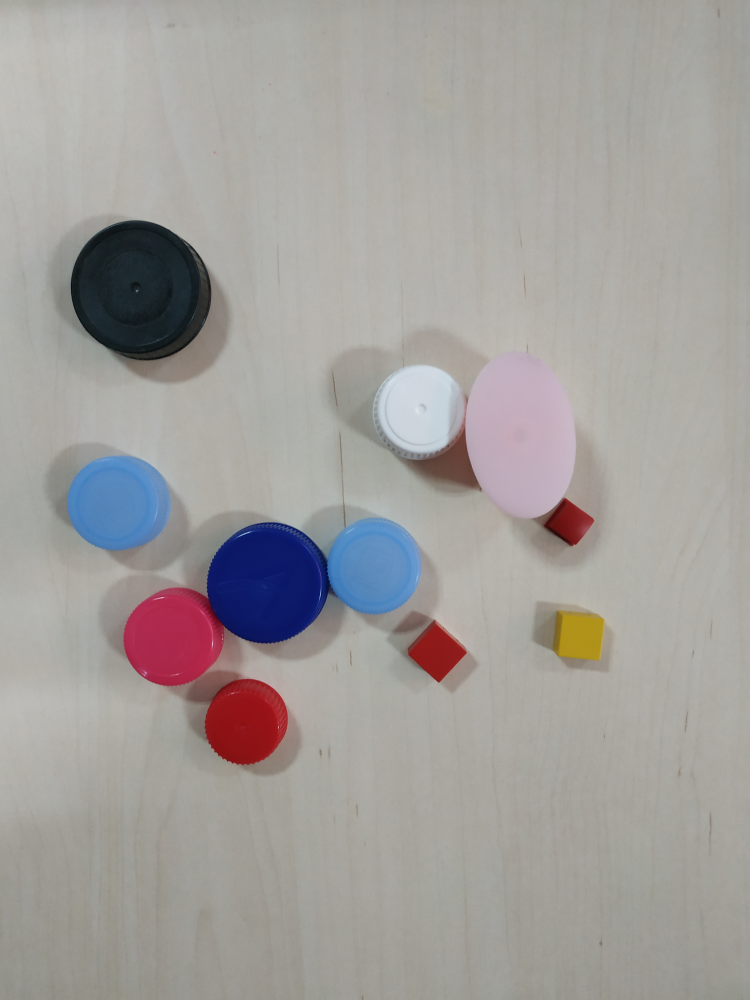
#> input picture final_project_imgs/2.jpg, 3000 x 4000 px, found by its file name (shown at 1/4 size)
$ python Tapones.py
#> lines starting #> are read from the running program, lines starting #| are printed output that depends on the picture; after the words box and inside, x2 and y2 are one past the last pixel; in counts of white or black regions, pixels touching at a corner belong together
import cv2
import matplotlib.pyplot as plt
import numpy as np

def bwareaopen(img, min_size, connectivity=8):
        """Remove small objects from binary image (approximation of
        bwareaopen in Matlab for 2D images).

        Args:
            img: a binary image (dtype=uint8) to remove small objects from
            min_size: minimum size (in pixels) for an object to remain in the image
            connectivity: Pixel connectivity; either 4 (connected via edges) or 8 (connected via edges and corners).

        Returns:
            the binary image with small objects removed
        """

        # Find all connected components (called here "labels")
        num_labels, labels, stats, centroids = cv2.connectedComponentsWithStats(
            img, connectivity=connectivity)

        # check size of all connected components (area in pixels)
        for i in range(num_labels):
            label_size = stats[i, cv2.CC_STAT_AREA]

            # remove connected components smaller than min_size
            if label_size < min_size:
                img[labels == i] = 0

        return img

def rellenar_agujeros(img):
    alto,ancho = img.shape
    mask = np.zeros((alto+2, ancho+2), np.uint8)        # Mask used to flood filling.
    im_floodfill = img.copy()                         # Copy the thresholded image.
    cv2.floodFill(im_floodfill, mask, (0,0), 255);      # Floodfill from point (0, 0)
    im_floodfill_inv = cv2.bitwise_not(im_floodfill)    # Invert floodfilled image
    img = img | im_floodfill_inv                    # Combine the two images to get the foreground.
    return img

def distanciaColor(imagen,pixel,color):
    """ Devuelve la 'distancia de color' que existe entre
    el color de un píxel de la imagen y un color determinado.
        - imagen
        - pixel: tupla con los valores (j,i)
        - color: tupla con los valores (B,G,R)
    """
    exponente = 2
    colorPixel = imagen[pixel[1],pixel[0]]
    distancia = ((colorPixel[0]-color[0])**exponente+
                 (colorPixel[1]-color[1])**exponente+
                 (colorPixel[2]-color[2])**exponente)**(1/exponente)
    return distancia

# # PROBLEMAS:
# - Algunas sombras --> O cambiar la segmentación o limpiar pixeles de color cercano al de las sombras
# - Algunos bordes --> usar algo como clearborders
# - Limpiar algunos objetos pequeños

# Ruta de la imagen
numeroFoto = 2
ruta = "/home/siali/Github/FormacionSiali/Artificial-Vision/Proyecto_Tapones/final_project_imgs/" + str(numeroFoto) + ".jpg"

# Leer la imagen, pasar a RGB, copiar y sacar las dimensiones
imagen = cv2.imread(ruta)
#> imagen is the input picture: shape (4000, 3000, 3); mean B, G, R 156, 158.6, 161.9
imagen = cv2.cvtColor(imagen,cv2.COLOR_BGR2RGB)
alto,ancho,_ = imagen.shape

# Reescalado de la imagen
imagen = cv2.resize(imagen,(round(ancho/4),round(alto/4)))
#> imagen: shape (1000, 750, 3)
copia = imagen.copy()
alto,ancho,_ = copia.shape

# Imagen de bordes
bordes = cv2.Canny(copia,100,200)
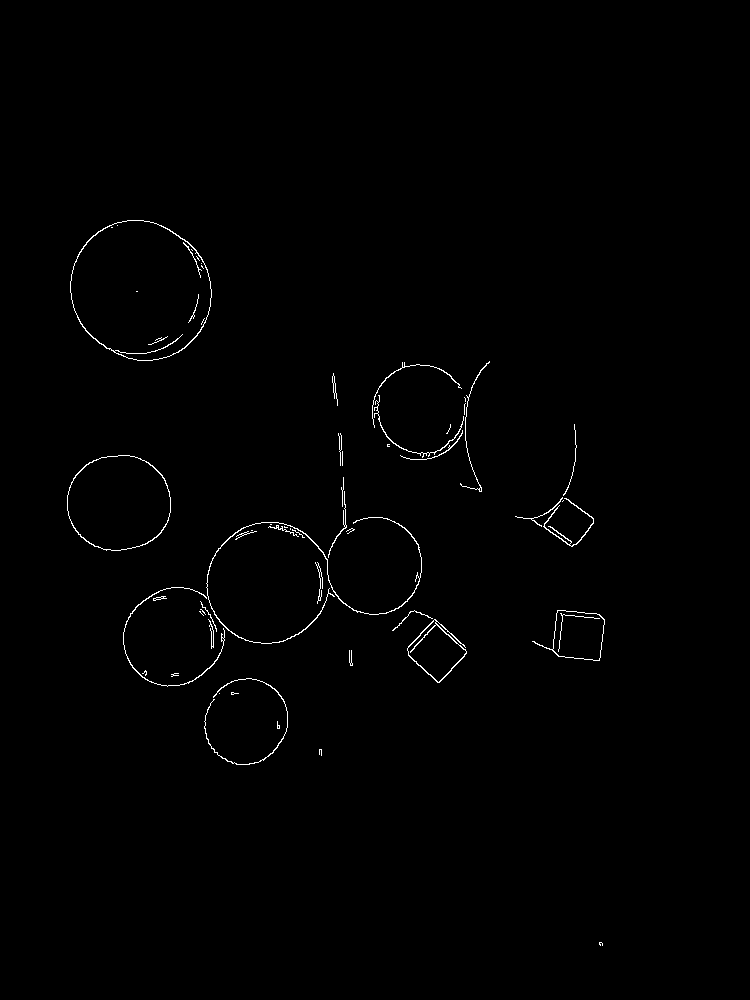
#> bordes: shape (1000, 750); 0.66% white in thin lines or dots, all inside (x1, y1, x2, y2) = (67, 220, 605, 946)

# Dilatación de bordes
tam_mask = 3
mask_dil = np.ones((tam_mask,tam_mask),np.uint8)
bordes = cv2.dilate(bordes,mask_dil,iterations=2)
#> bordes: shape (1000, 750); 3.3% white; 19 white regions, largest, box (x1, y1, x2, y2) and area: (121, 475, 424, 689) 7685, (68, 218, 214, 363) 3610, (370, 359, 492, 494) 3284
cv2.imshow("bordes",bordes)


# [10 lines of commented-out code are left out]
tam = 10
kernel = np.ones((tam, tam),np.float32)/tam**2 # area to calculate the average
copia = cv2.filter2D(copia,-1, kernel)  # src, depth(-1 same as the src), area

# Comprobación de las matrices HSV para ver con cual segmentar
hsv = cv2.cvtColor(copia,cv2.COLOR_RGB2HSV)
#> hsv: shape (1000, 750, 3); mean H, S, V 35.7, 24.3, 165.9
h,s,v = cv2.split(hsv)
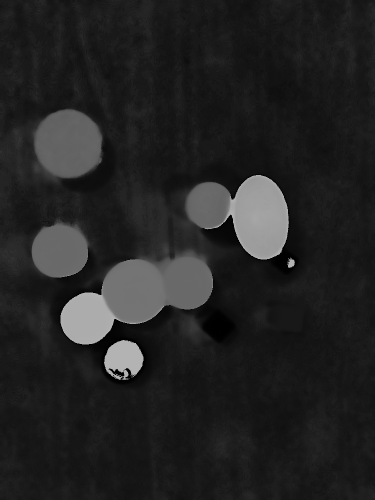
#> h: shape (1000, 750) (shown at 1/2 size); min 0, max 179, mean 35.7
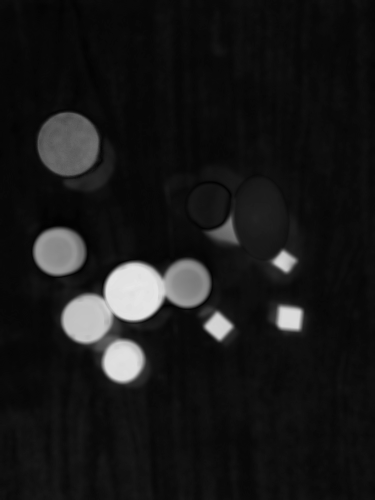
#> s: shape (1000, 750) (shown at 1/2 size); min 0, max 231, mean 24.3

# # Representación de las matrices HSV
# fig, axes = plt.subplots(1, 3, figsize=(100, 125))
# axes[0].imshow(h, cmap='gray')
# axes[0].set_title('H')
# axes[1].imshow(s, cmap='gray')
# axes[1].set_title('S')
# axes[2].imshow(v, cmap='gray')
# axes[2].set_title('V')
# plt.show()

# Segmentación con la suma de los canales H y S
copia = cv2.bitwise_or(h,s)
#> copia: shape (1000, 750)

# [8 lines of commented-out code are left out]
umbral = 100
_,copia = cv2.threshold(copia,umbral,255,cv2.THRESH_BINARY)
#> copia: shape (1000, 750); 11.2% white; 21 white regions (13 under 20 px), largest, box (x1, y1, x2, y2) and area: (121, 514, 426, 689) 29910, (376, 350, 593, 545) 22737, (73, 223, 201, 354) 10506

# Relleno de agujeros
copia = rellenar_agujeros(copia)
#> in rellenar_agujeros, `cv2.floodFill(im_floodfill, mask, (0,0), 255);`:
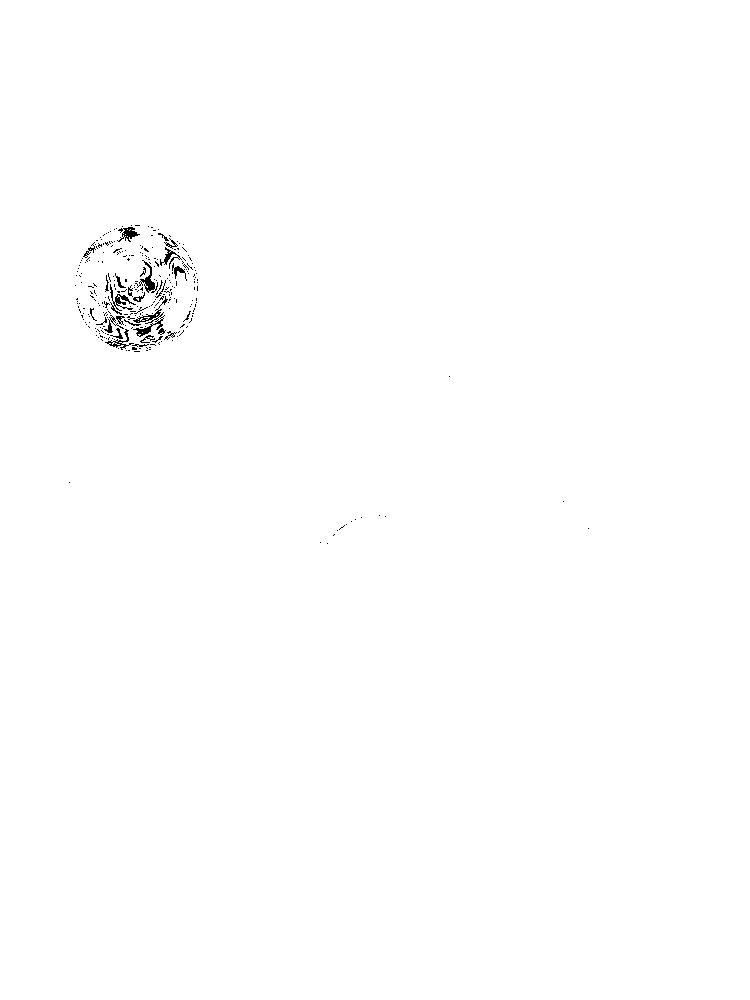
#> im_floodfill: shape (1000, 750); 99.7% white; black in thin lines or dots, all inside (x1, y1, x2, y2) = (69, 225, 589, 544)

# Erosion
tam_mask = 3
mask_erosion = np.ones((tam_mask,tam_mask),np.uint8)
copia = cv2.erode(copia,mask_erosion,iterations=2)
#> copia: shape (1000, 750); 10.4% white; 8 white regions, largest, box (x1, y1, x2, y2) and area: (123, 516, 424, 687) 27787, (379, 352, 590, 543) 20696, (76, 226, 199, 352) 12034

notBordes = cv2.bitwise_not(bordes)

copia = cv2.bitwise_and(copia,notBordes)
#> copia: shape (1000, 750); 9% white; 30 white regions (16 under 20 px), largest, box (x1, y1, x2, y2) and area: (468, 352, 574, 516) 13454, (76, 226, 199, 351) 11682, (210, 525, 325, 641) 9611

copia = bwareaopen(copia,ancho*alto*.0005)
#> in bwareaopen, `num_labels, labels, stats, centroids = cv2.connectedComponentsWithStat..`:
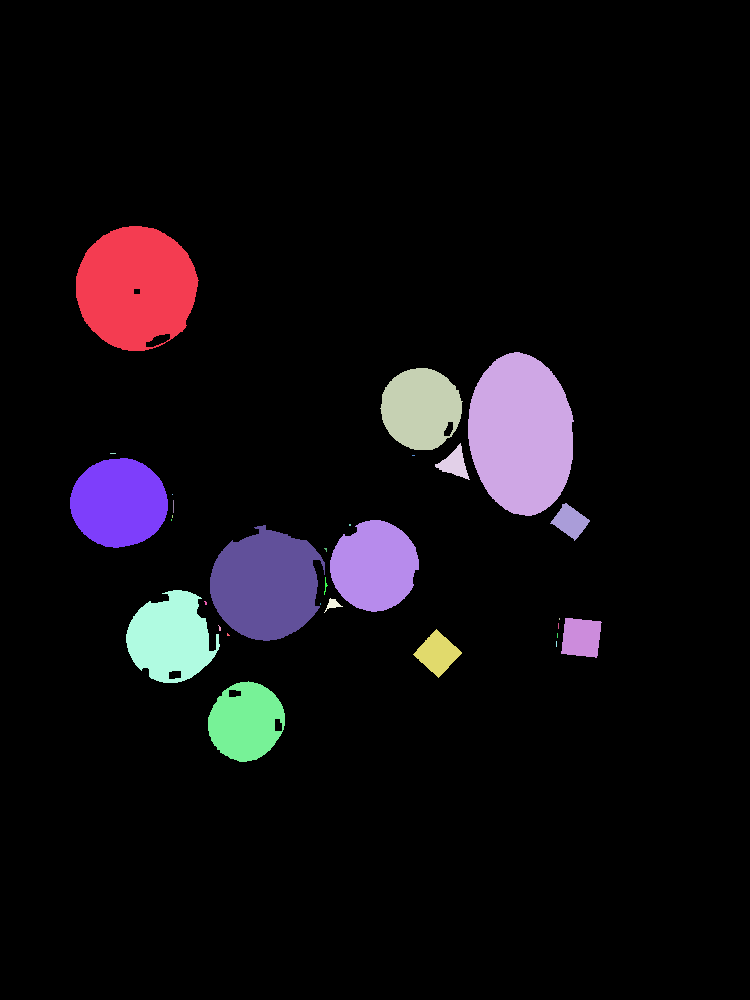
#> labels: shape (1000, 750) int32; 31 distinct labels, from 0 to 30; one colour per label, 0 black
#> in bwareaopen, `num_labels, labels, stats, centroids = cv2.connectedComponentsWithStat..`: num_labels = 31; stats = 31 rows, first 6: [0, 0, 750, 1000, 682603], [76, 226, 123, 125, 11682], [468, 352, 106, 164, 13454], [380, 368, 83, 82, 5134], [435, 443, 35, 37, 568], [110, 453, 6, 1, 6]; centroids = 31 pairs, first value 112.5 to 580.9, second value 287 to 721.5
#> the loop in bwareaopen, `for i in range(num_labels):` made 31 passes
#> label_size on passes 1 to 8: 682603, 11682, 13454, 5134, 568, 6, 3, 6843

# [10 lines of commented-out code are left out]

tapones = []
colores = {"Blanco": (255,255,255),"Negro": (0,0,0),"Azul": (255,0,0),"Rojo": (0,0,255),"Amarillo": (0,255,255)}
contours,hierarchy = cv2.findContours(copia, cv2.RETR_EXTERNAL, cv2.CHAIN_APPROX_SIMPLE)
#> contours = 12 contours; largest, box (x1, y1, x2, y2) and area: (468, 352, 574, 516) 13257, (76, 226, 199, 351) 11708, (210, 525, 325, 641) 9420, (70, 458, 168, 548) 6710, (330, 520, 419, 612) 6020
for cont in contours:
    M = cv2.moments(cont)
    if M["m00"] != 0:
        cx = int(M["m10"]/M["m00"])
        cy = int(M["m01"]/M["m00"])
        # cv2.circle(imagen,(cx,cy),3,(0,0,255),-1)
    area = cv2.contourArea(cont)

    # distancias = []
    # for i in colores:
    #      distancias.append(distanciaColor(imagen,(cx,cy),colores[i]))

    # Padreada máxima con list comprehension
    distancias = [distanciaColor(imagen,(cx,cy),colores[i]) for i in colores]

    colorCercano = min(distancias)
    indice = distancias.index(colorCercano)

    # Creo el diccionario tapon y represento los atributos de tapón
    tapon = {"area": area, "color": list(colores)[indice], "centro": (cx,cy)}
    cv2.putText(imagen,str(tapon["area"]),(cx,cy),cv2.FONT_HERSHEY_COMPLEX,.5,(255,255,255))
    cv2.putText(imagen,tapon["color"],(cx,cy+round(alto/100)),cv2.FONT_HERSHEY_COMPLEX,.5,(255,255,255))
    cv2.circle(imagen,tapon["centro"],3,(0,0,255),-1)
#> this loop made 12 passes
#> (cx, cy, area, distancias, colorCercano, indice) on passes 1 to 5: (245, 721, 4592, [349.4, 147.9, 113.8, 275.1, 362], 113.8, 2), (437, 653, 1166.5, [344.3, 144.6, 120.5, 270.5, 353.5], 120.5, 2), (580, 637, 1259.5, [265.6, 230.1, 168, 323.6, 308.7], 168, 2), (170, 638, 5784, [290.2, 195.1, 117.7, 253.7, 329.3], 117.7, 2), (265, 584, 9420, [359.2, 116.1, 267.1, 148, 266.7], 116.1, 1)


# copia = cv2.resize(copia,(round(ancho/4),round(alto/4)))
cv2.imshow("imagen",copia)
cv2.imshow("original",imagen)

cv2.waitKey(0)
cv2.destroyAllWindows()

$ run again, with final_project_imgs/1.jpg copied over final_project_imgs/2.jpg
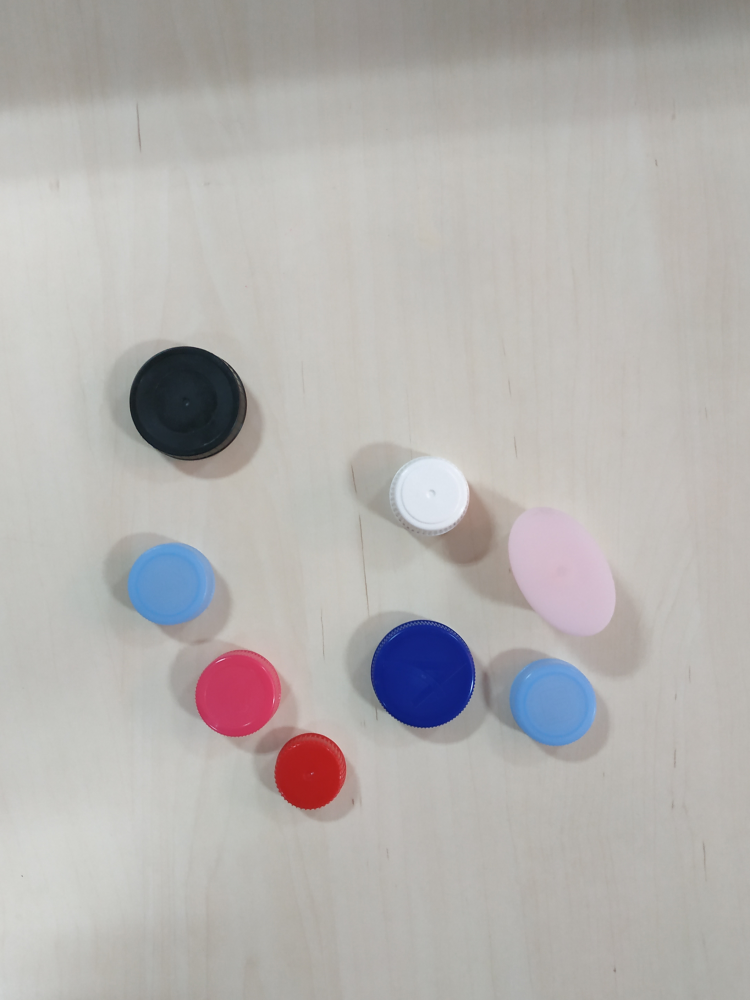
#> input picture final_project_imgs/1.jpg, 3000 x 4000 px, found by its file name (shown at 1/4 size)
#> imagen is the input picture: shape (4000, 3000, 3); mean B, G, R 175.9, 178, 181
#> `bordes = cv2.Canny(copia,100,200)`:
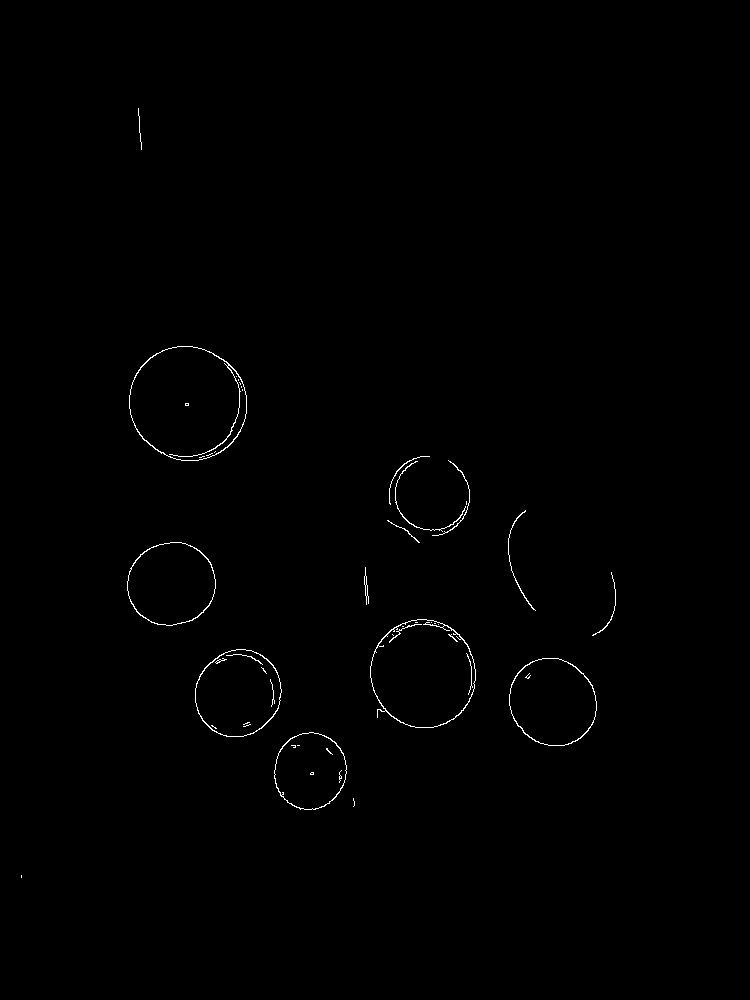
#> bordes: shape (1000, 750); 0.45% white in thin lines or dots, all inside (x1, y1, x2, y2) = (21, 108, 616, 878)
#> hsv: shape (1000, 750, 3); mean H, S, V 30.7, 17.7, 184.3
#> im_floodfill: shape (1000, 750); 100% white; black in thin lines or dots, all inside (x1, y1, x2, y2) = (126, 350, 511, 727)
#> notBordes: shape (1000, 750); 97.7% white; 18 black regions, largest, box (x1, y1, x2, y2) and area: (127, 344, 249, 463) 2991, (368, 617, 478, 730) 2798, (193, 647, 284, 739) 2278
#> in bwareaopen, `num_labels, labels, stats, centroids = cv2.connectedComponentsWithStat..`:
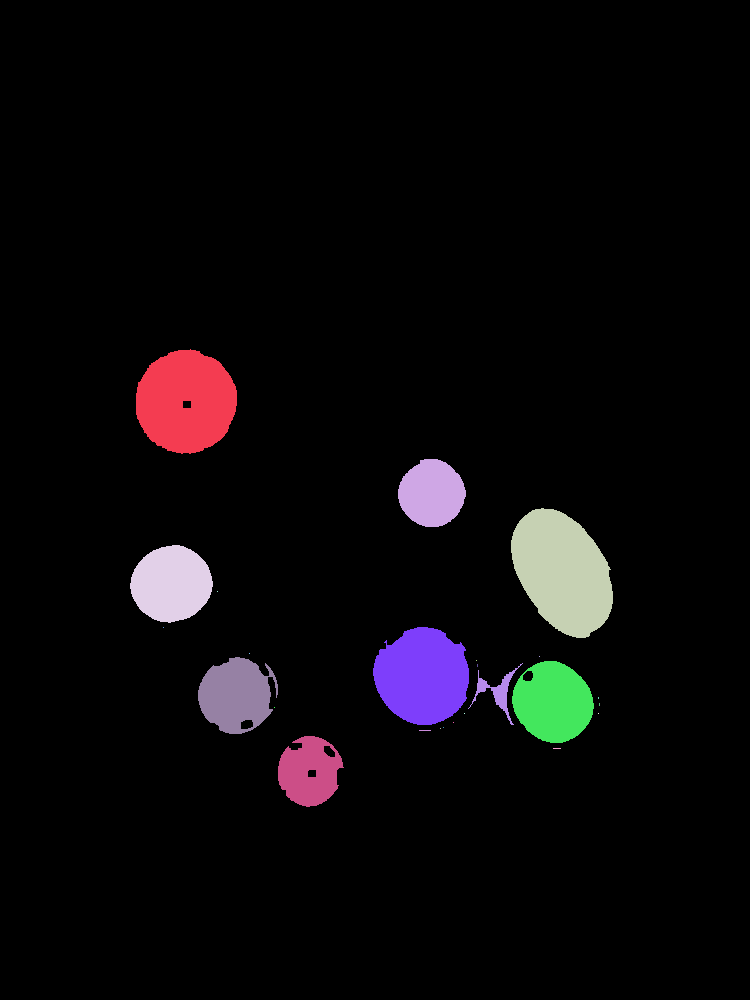
#> labels: shape (1000, 750) int32; 26 distinct labels, from 0 to 25; one colour per label, 0 black
#> num_labels = 26; stats = 26 rows, first 6: [0, 0, 750, 1000, 703624], [136, 349, 101, 105, 8160], [398, 459, 68, 68, 3513], [511, 508, 102, 130, 9353], [130, 545, 83, 78, 4889], [217, 591, 1, 1, 1]; centroids = 26 pairs, first value 163 to 599, second value 401.3 to 771.5
#> the loop in bwareaopen, `for i in range(num_labels):` made 26 passes
#> label_size on passes 1 to 8: 703624, 8160, 3513, 9353, 4889, 1, 1, 7214
#> contours = 9 contours; largest, box (x1, y1, x2, y2) and area: (511, 508, 613, 638) 9191, (136, 349, 237, 454) 8064, (373, 627, 469, 725) 7063, (512, 661, 594, 743) 4970, (130, 545, 213, 623) 4778
#> the loop `for cont in contours:` made 9 passes
#> (cx, cy, area, distancias, colorCercano, indice) on passes 1 to 5: (309, 771, 3294.5, [332.5, 170.8, 97.72, 280.9, 360.8], 97.72, 2), (497, 691, 509.5, [186.5, 255.2, 236, 232.7, 210.3], 186.5, 0), (552, 701, 4970, [187.5, 274.2, 290.9, 192.8, 160.4], 160.4, 4), (235, 695, 4254, [265.6, 221.1, 122.3, 260.8, 323.2], 122.3, 2), (422, 675, 7063, [314, 162.6, 270.4, 126.5, 227.9], 126.5, 3)
